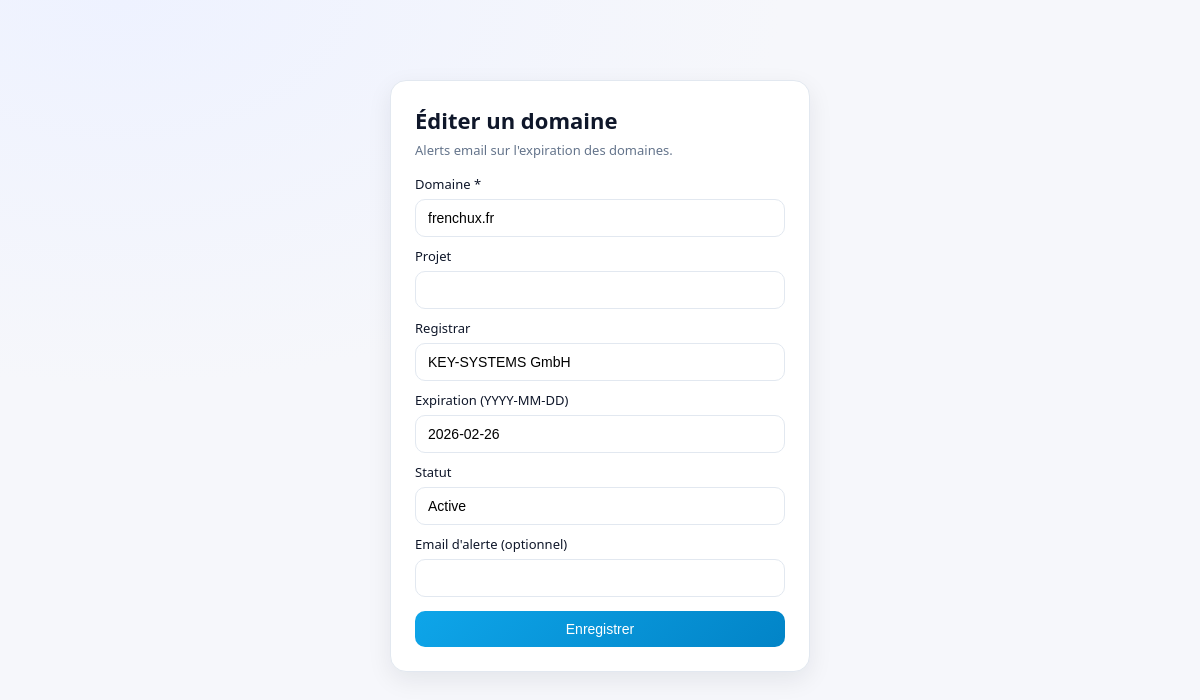
The page /edit.php?domain=frenchux.fr (signed in) on the database its author committed.
### tables this page shows
CREATE TABLE domains (
            id INTEGER PRIMARY KEY AUTOINCREMENT,
            domain TEXT NOT NULL UNIQUE,
            project TEXT,
            registrar TEXT,
            expires TEXT,
            status TEXT,
            email TEXT
        );

### app/lib/db.php (called while the page is built, shortened)
<?php
function apply_settings(PDO $db, array $config): array {
    $defaults = [
        "site_name" => $config["site_name"],
        "email_to" => $config["email_to"],
        "email_from" => $config["email_from"],
        "mail_subject_prefix" => $config["mail_subject_prefix"],
        "alert_days" => $config["alert_days"],
        "language" => $config["language"] ?? "fr",
    ];
    $rows = $db->query("SELECT key, value FROM settings")->fetchAll();
    $settings = [];
    foreach ($rows as $row) {
        $settings[$row["key"]] = $row["value"];
    }
    $config["site_name"] = $settings["site_name"] ?? $config["site_name"];
    $config["email_to"] = $settings["email_to"] ?? $config["email_to"];
    $config["email_from"] = $settings["email_from"] ?? $config["email_from"];
    $config["mail_subject_prefix"] = $settings["mail_subject_prefix"] ?? $config["mail_subject_prefix"];
    $config["language"] = $settings["language"] ?? ($config["language"] ?? "fr");
    if (!empty($settings["alert_days"])) {
        $decoded = json_decode($settings["alert_days"], true);
        if (is_array($decoded)) {
            $config["alert_days"] = array_values(array_map("intval", $decoded));
        }
    }
    return $config;
}

### app/lib/i18n.php (called while the page is built, shortened)
<?php
function t(string $key, array $vars = []): string {
    $translations = $GLOBALS["i18n"] ?? [];
    $text = $translations[$key] ?? $key;
    return $text;
}

### public/edit.php (the view, shortened to what this page needs)
<?php
$config = require __DIR__ . "/../config.php";
require_once __DIR__ . "/../app/lib/db.php";
require_once __DIR__ . "/../app/lib/i18n.php";
date_default_timezone_set($config["timezone"]);
$db = get_db($config);
$config = apply_settings($db, $config);
$domain_param = $_GET["domain"] ?? "";
$stmt = $db->prepare("SELECT * FROM domains WHERE domain = :d");
$stmt->execute([":d" => $domain_param]);
$row = $stmt->fetch();
?>
<!doctype html>
<html lang="<?php echo htmlspecialchars($config["language"] ?? "fr"); ?>">
  <head>
    <link rel="stylesheet" href="assets/style.css">
  </head>
  <body>
    <div class="container">
      <div class="auth-card">
        <div class="auth-title"><?php echo t("drawer_edit_title"); ?></div>
        <div class="auth-subtitle"><?php echo t("header_hint"); ?></div>
        <form method="post">
          <label class="auth-label" for="domain"><?php echo t("label_domain"); ?></label>
          <input class="auth-input" id="domain" name="domain" type="text" required value="<?php echo htmlspecialchars($row["domain"]); ?>">
          <label class="auth-label" for="project"><?php echo t("label_project"); ?></label>
          <input class="auth-input" id="project" name="project" type="text" value="<?php echo htmlspecialchars($row["project"] ?? ""); ?>">
          <label class="auth-label" for="registrar"><?php echo t("label_registrar"); ?></label>
          <input class="auth-input" id="registrar" name="registrar" type="text" value="<?php echo htmlspecialchars($row["registrar"] ?? ""); ?>">
          <label class="auth-label" for="expires"><?php echo t("label_expiration"); ?></label>
          <input class="auth-input" id="expires" name="expires" type="text" value="<?php echo htmlspecialchars($row["expires"] ?? ""); ?>">
          <label class="auth-label" for="status"><?php echo t("label_status"); ?></label>
          <input class="auth-input" id="status" name="status" type="text" value="<?php echo htmlspecialchars($row["status"] ?? "Active"); ?>">
          <label class="auth-label" for="email"><?php echo t("label_email"); ?></label>
          <input class="auth-input" id="email" name="email" type="email" value="<?php echo htmlspecialchars($row["email"] ?? ""); ?>">
          <button class="btn primary auth-button" type="submit"><?php echo t("save"); ?></button>
        </form>
      </div>
    </div>
  </body>
</html>

### public/assets/style.css (style rules this page uses)
:root { --bg: #f6f7fb; --card: #ffffff; --text: #0f172a; --muted: #64748b; --line: #e2e8f0; --primary: #0ea5e9; --primary-dark: #0284c7; --danger: #ef4444; --warn: #f59e0b; --ok: #10b981; --shadow: 0 8px 24px rgba(15, 23, 42, 0.08); }
* { box-sizing: border-box; }
body { margin: 0; font-family: "IBM Plex Sans", "Segoe UI", system-ui, -apple-system, sans-serif; background: radial-gradient(1200px 700px at 10% 0%, #eef2ff 0%, #f6f7fb 55%, #f6f7fb 100%); color: var(--text); }
.container { max-width: 1200px; margin: 24px auto 60px; padding: 0 24px; }
.select, .btn { background: #fff; border: 1px solid var(--line); border-radius: 10px; padding: 10px 12px; font-size: 14px; }
.btn.primary { background: linear-gradient(135deg, var(--primary), var(--primary-dark)); color: #fff; border: none; }
.auth-card { max-width: 420px; margin: 80px auto 0; background: var(--card); border: 1px solid var(--line); border-radius: 16px; padding: 24px; box-shadow: var(--shadow); }
.auth-title { font-size: 22px; font-weight: 700; }
.auth-subtitle { color: var(--muted); font-size: 13px; margin: 6px 0 16px; }
.auth-label { display: block; font-size: 13px; margin: 10px 0 6px; }
.auth-input { width: 100%; border: 1px solid var(--line); border-radius: 10px; padding: 10px 12px; font-size: 14px; }
.auth-button { width: 100%; margin-top: 14px; }

### rows shown on the page
domains: domain "frenchux.fr", registrar "KEY-SYSTEMS GmbH", expires "2026-02-26", status "Active"

### other values the page prints
t("drawer_edit_title") "Éditer un domaine"
t("header_hint") "Alerts email sur l'expiration des domaines."
t("label_domain") "Domaine *"
t("label_project") "Projet"
t("label_registrar") "Registrar"
t("label_expiration") "Expiration (YYYY-MM-DD)"
t("label_status") "Statut"
t("label_email") "Email d'alerte (optionnel)"
t("save") "Enregistrer"
